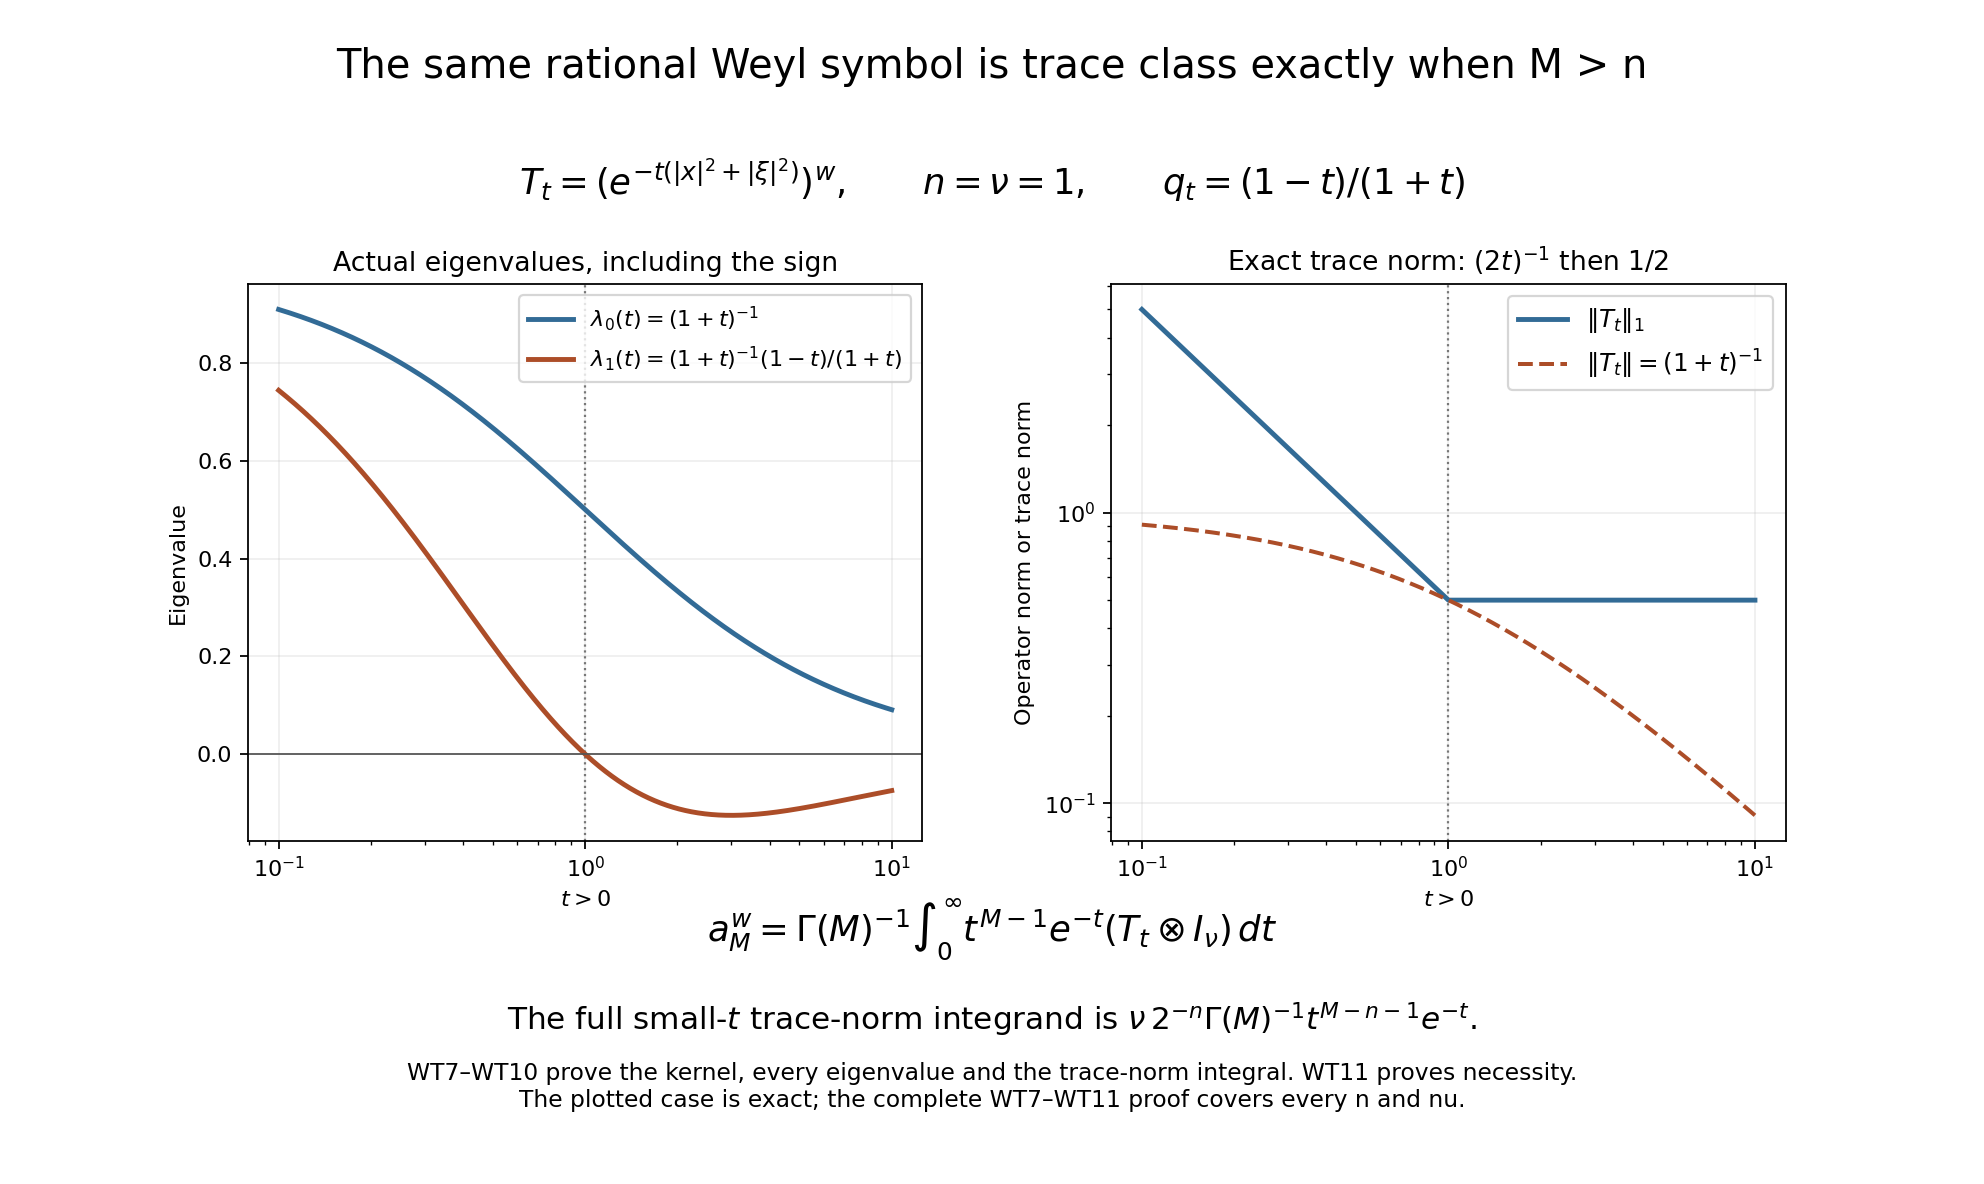

Recreate this plot in Python.
"""Draw the exact n=nu=1 Gaussian eigenvalues and trace norms in WT9."""
from pathlib import Path
import numpy as np
import matplotlib
matplotlib.use('Agg')
import matplotlib.pyplot as plt
P=Path(__file__).resolve().parent
t=np.geomspace(.1,10,1201)
q=(1-t)/(1+t)
e0=(1+t)**-1
e1=e0*q
trace_norm=np.where(t<=1,(2*t)**-1,.5)
assert np.allclose(e0[0],1/(1+t[0]))
assert np.all(e1[t<1]>0) and np.all(e1[t>1]<0)
fig,axes=plt.subplots(1,2,figsize=(12.4,7.4))
fig.subplots_adjust(top=.76,bottom=.29,wspace=.28)
for ax in axes:
    ax.set_xscale('log');ax.axvline(1,color='#777777',lw=1,ls=':')
    ax.set_xlabel(r'$t>0$');ax.grid(alpha=.2)
axes[0].plot(t,e0,color='#326b96',lw=2.2,label=r'$\lambda_0(t)=(1+t)^{-1}$')
axes[0].plot(t,e1,color='#ac4d28',lw=2.2,label=r'$\lambda_1(t)=(1+t)^{-1}(1-t)/(1+t)$')
axes[0].axhline(0,color='#555555',lw=.8)
axes[0].set_title('Actual eigenvalues, including the sign')
axes[0].set_ylabel('Eigenvalue');axes[0].legend(loc='upper right',fontsize=10)
axes[1].plot(t,trace_norm,color='#326b96',lw=2.2,label=r'$\|T_t\|_1$')
axes[1].plot(t,e0,color='#ac4d28',lw=1.8,ls='--',label=r'$\|T_t\|=(1+t)^{-1}$')
axes[1].set_yscale('log');axes[1].set_ylabel('Operator norm or trace norm')
axes[1].set_title(r'Exact trace norm: $(2t)^{-1}$ then $1/2$')
axes[1].legend(loc='upper right',fontsize=11)
fig.suptitle('The same rational Weyl symbol is trace class exactly when M > n',fontsize=18,y=.96)
fig.text(.5,.835,r'$T_t=(e^{-t(|x|^2+|\xi|^2)})^w,\qquad n=\nu=1,\qquad q_t=(1-t)/(1+t)$',ha='center',fontsize=16)
fig.text(.5,.205,r'$a_M^w=\Gamma(M)^{-1}\int_0^\infty t^{M-1}e^{-t}(T_t\otimes I_\nu)\,dt$',ha='center',fontsize=16)
fig.text(.5,.13,r'The full small-$t$ trace-norm integrand is $\nu\,2^{-n}\Gamma(M)^{-1}t^{M-n-1}e^{-t}$.',ha='center',fontsize=14)
fig.text(.5,.065,'WT7–WT10 prove the kernel, every eigenvalue and the trace-norm integral. WT11 proves necessity.\nThe plotted case is exact; the complete WT7–WT11 proof covers every n and nu.',ha='center',fontsize=10.5)
fig.savefig(P/'rational-weyl-trace.svg')
fig.savefig(P/'rational-weyl-trace.png',dpi=160)
